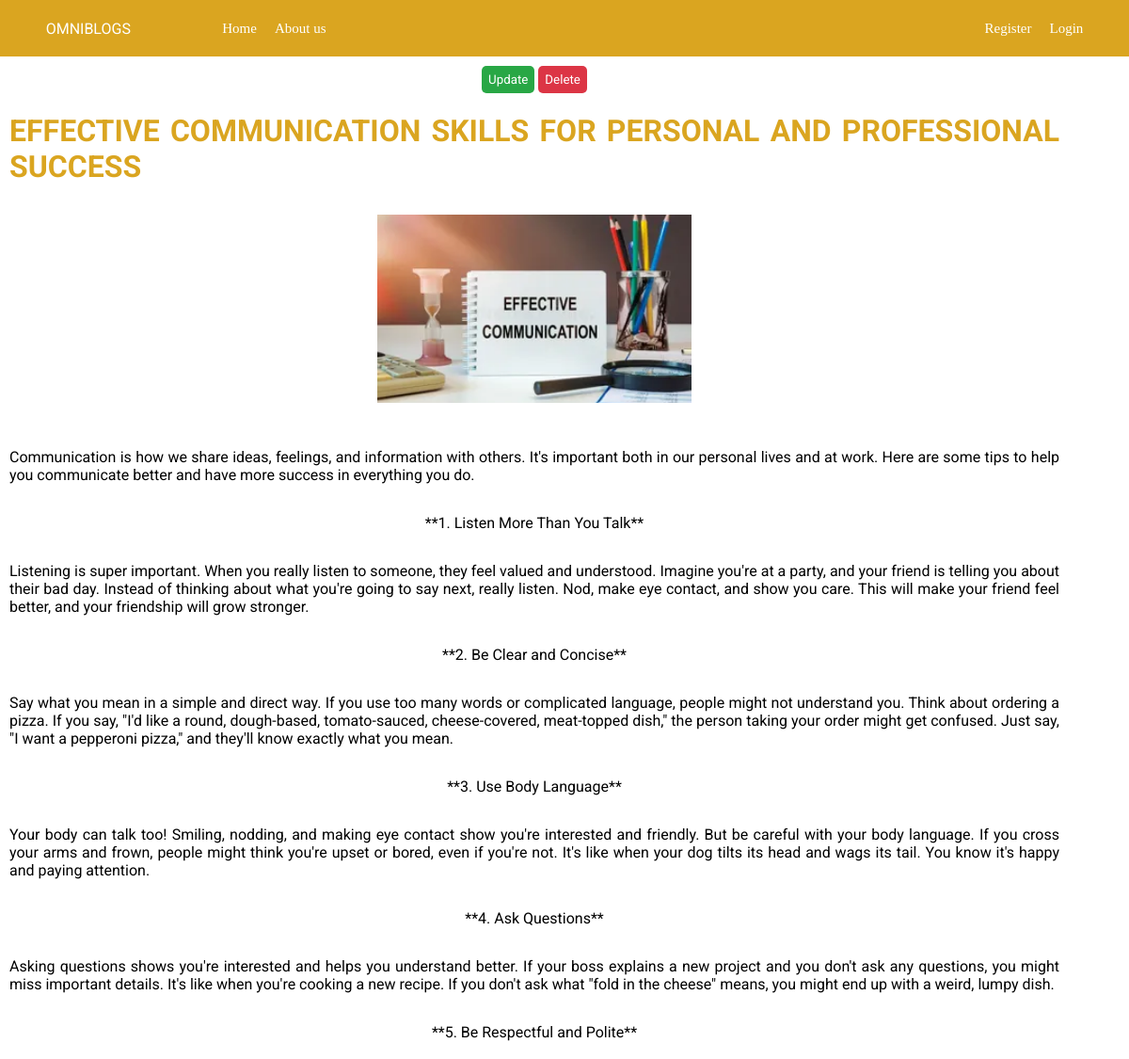
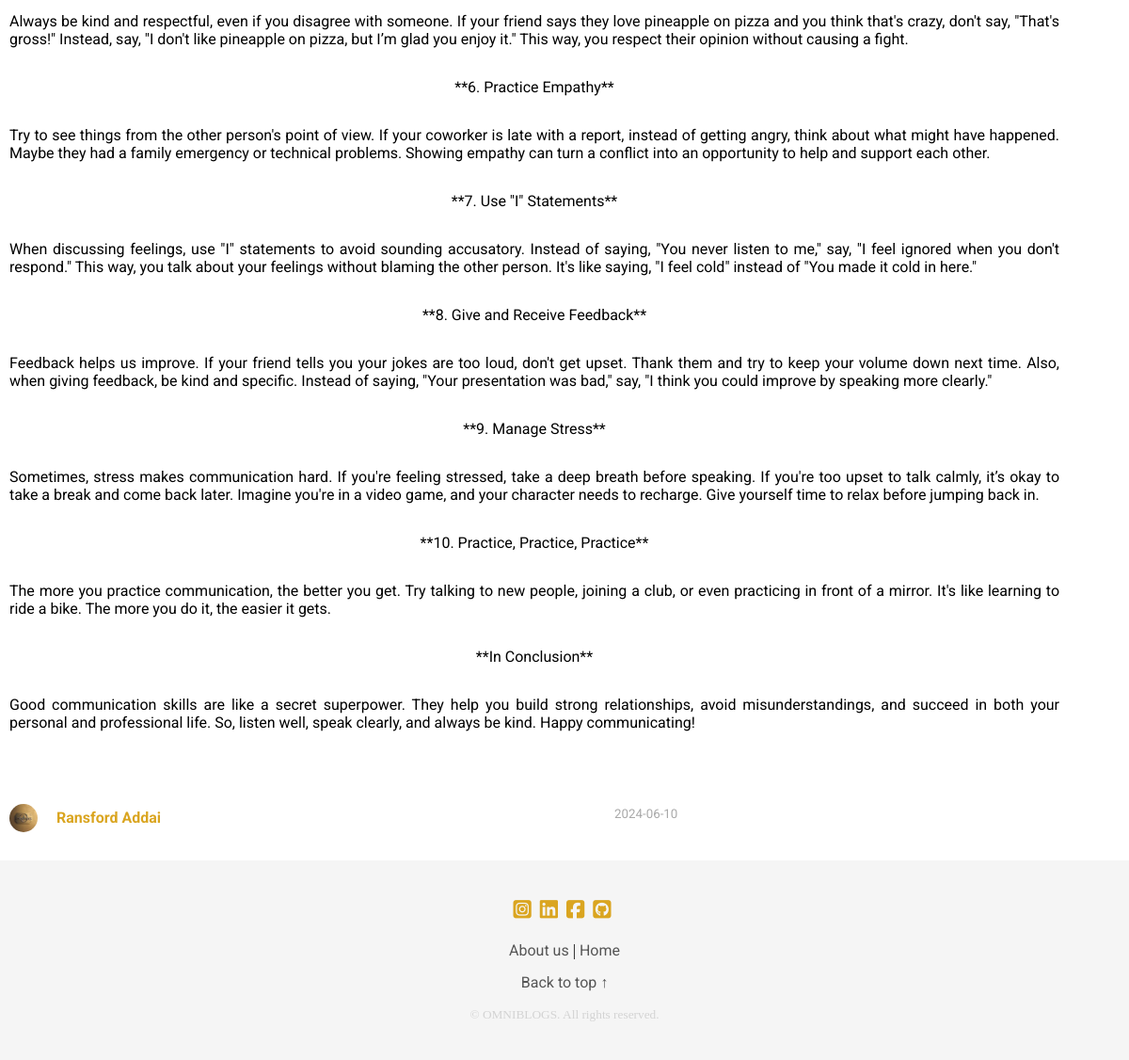
The page /post/12 on the database its author committed (2 pictures, top to bottom).
### flaskblog/models.py (models this page shows, shortened)
class Post(db.Model):
    id = db.Column(db.Integer, primary_key=True)
    title=db.Column(db.String(100), nullable=False)
    content=db.Column(db.Text, nullable=False)
    image_file = db.Column(db.String(20), nullable=False, default='default_post.jpg')
    date_posted=db.Column(db.DateTime, nullable=False, default=datetime.utcnow)
    user_id=db.Column(db.Integer, db.ForeignKey('user.id'), nullable=False)

class User(db.Model, UserMixin):
    id = db.Column(db.Integer, primary_key=True)
    username=db.Column(db.String(50), nullable=False, unique=True)
    email=db.Column(db.String(120), nullable=False, unique=True)
    image_file=db.Column(db.String(20), nullable=False, default='default.jpg')
    password=db.Column(db.String(100), nullable=False)
    author=db.relationship('Post', backref='author', lazy=True)

### flaskblog/posts/routes.py (the view)
@posts.route("/post/<int:post_id>", methods=['GET', 'POST'])
def post(post_id):
    post = Post.query.get_or_404(post_id)
    return render_template('post.html', title='Post', post=post)

### flaskblog/templates/post.html (shortened to what this page needs)
{% extends 'layout.html' %}
{% block content %}
    <div class="post-content-top" id="post-top">
            <div class="post-container">
                <div>
                    <button class="update-button"><a class="update-link" href="{{ url_for('posts.update_post', post_id=post.id) }}">Update</a></button>
                    <button class="del-confirm-button"><a class="del-confirm-link" href="{{ url_for('posts.delete_confirmation', post_id=post.id) }}">Delete</a></button>
                </div>
                <h1 class="posts-title">{{ post.title }}</h1>
                {% if post.image_file %}
                    <img class="posts-imaged" src="{{ url_for('static', filename='post_pics/' + post.image_file) }}" lazy="loading" alt="Post image">
                {% endif %}
                <p class="the-post-content">{{ post.content|safe }}</p>
                <div class="aut-dte-imgs">
                    <img src="{{ url_for('static', filename='profile_pics/' + post.author.image_file) }}" lazy="loading" class="posts-pro-pic" alt="Author Profile picture">
                    <div class="auts-container"><a href="{{ url_for('users.user_posts', username=post.author.username) }}" class="posts-aut">{{ post.author.username }}</a></div>
                    <div class="dates-container"><small class="posts-date">{{ post.date_posted.strftime('%Y-%m-%d') }}</small></div>
                </div>
            </div>
    </div>
    <footer>
        <div class="post-footer-container">
            <div class="home-social-channels">
                <a href="https://www.instagram.com/addai_325/" target="_blank" class="home-ig"><i class="fa-brands fa-square-instagram"></i></a>
                <a href="https://www.linkedin.com/in/ransford-addai-72b30b280/" class="home-In" target="_blank"><i class="fa-brands fa-linkedin"></i></a>
                <a href="https://web.facebook.com/ransford.addai.96" target="_blank" class="home-fb"><i class="fa-brands fa-square-facebook"></i></a>
                <a href="https://github.com/Addai325" target="_blank" class="home-github"><i class="fa-brands fa-square-github"></i></a>
            </div>
            <div class="home-nav-links">
                <a href="{{ url_for('main.about') }}" class="home-abt-lnk">About us</a>  |
                <a href="{{ url_for('main.home') }}" class="home-hme-lnk">Home</a>
                <a href="#post-top" class="home-bttop-link">Back to top &uarr;</a>
            </div>
            <div class="home-copyright">
                <small class="the-home-copyright">&copy; {{ curreny_year }} OMNIBLOGS. All rights reserved.</small>
            </div>
        </div>
    </footer>
{% endblock content %}

### flaskblog/static/home.css (style rules this page uses)
@media (min-width:769px) { body { margin: 0; } }
@media (min-width:769px) { .home-social-channels { margin-bottom: 20px; } }
@media (min-width:769px) { .home-fb,.home-In, .home-github, .home-ig { text-decoration: none; color: goldenrod; font-size: 22px; margin-right: 5px; } }
@media (min-width:769px) { .home-nav-links { margin-bottom: 15px; } }
@media (min-width:769px) { .home-abt-lnk , .home-hme-lnk, .home-bttop-link { text-decoration: none; color: #555; font-family: roboto; } }
@media (min-width:769px) { .home-bttop-link { display: block; margin-top: 15px; } }
@media (min-width:769px) { .the-home-copyright { color: lightgray; } }

### flaskblog/static/main.css (style rules this page uses)
@media (min-width:769px) { body { margin: 0; } }

### flaskblog/static/about.css (style rules this page uses)
@media (min-width:769px) { body { margin: 0; } }
@media (min-width:769px) { .home-social-channels { margin-bottom: 20px; } }
@media (min-width:769px) { .home-fb,.home-In, .home-github, .home-ig { text-decoration: none; color: goldenrod; font-size: 22px; margin-right: 5px; } }
@media (min-width:769px) { .home-nav-links { margin-bottom: 15px; } }
@media (min-width:769px) { .home-abt-lnk , .home-hme-lnk, .home-bttop-link { text-decoration: none; color: #555; font-family: roboto; } }
@media (min-width:769px) { .home-bttop-link { display: block; margin-top: 15px; } }
@media (min-width:769px) { .the-home-copyright { color: lightgray; } }

### flaskblog/static/register.css (style rules this page uses)
@media (min-width:769px) { body { margin: 0; } }

### flaskblog/static/login.css (style rules this page uses)
@media (min-width:769px) { body { margin: 0; } }

### flaskblog/static/account.css (style rules this page uses)
@media (min-width:769px) { body { margin: 0; } }

### flaskblog/static/create_post.css (style rules this page uses)
@media (min-width:769px) { body { margin: 0; } }

### flaskblog/static/post.css (style rules this page uses)
@media (min-width:769px) { body { margin: 0; } }
@media (min-width:769px) { .post-container { margin-top: 50px; border: none; width: 93%; margin-bottom: 0px; text-align: justify; background-color: white; display: flex; flex-direction: column; align-items: center; justify-content: center; padding-bottom: 30px; padding-left: 10px; padding-right: 10px; padding-top: 20px; font-family: roboto; } }
@media (min-width:769px) { .update-button { background-color: #28a745; border: none; padding: 7px; border-radius: 5px; cursor: pointer; } }
@media (min-width:769px) { .update-link { text-decoration: none; color: white; font-family: roboto, sans-serif; } }
@media (min-width:769px) { .del-confirm-button { background-color: #dc3545; border: none; padding: 7px; border-radius: 5px; cursor: pointer; } }
@media (min-width:769px) { .del-confirm-link { text-decoration: none; color: white; font-family: roboto, sans-serif; } }
@media (min-width:769px) { .posts-pro-pic { height: 30px; width: 30px; margin-top: 10px; border-radius: 15px; margin-right: 20px; } }
@media (min-width:769px) { .posts-aut { text-decoration: none; color: goldenrod; margin: 0 auto; margin-top: 10px; font-weight: bold; font-family: roboto, sans-serif; } }
@media (min-width:769px) { .posts-date { color: darkgray; margin-left: 10px; } }
@media (min-width:769px) { .posts-title { color: goldenrod; } }
@media (min-width:769px) { .aut-dte-imgs { display: flex; flex-direction: row; align-items: center; width: 100%; } }
@media (min-width:769px) { .posts-imaged { width: 30%; height: 200px; margin-top: 10px; object-fit: cover; } }
@media (min-width:769px) { .the-post-content { text-align: left; } }
@media (min-width:769px) { .auts-container { width: 100%; margin-right: 100px; margin-top: 10px; } }
@media (min-width:769px) { .dates-container { width: 100%; } }
@media (min-width:769px) { .post-footer-container { background-color: whitesmoke; padding: 40px; text-align: center; padding-bottom: 40px; margin-bottom: 0; } }
@media (min-width:769px) { .home-social-channels { margin-bottom: 20px; } }
@media (min-width:769px) { .home-fb,.home-In, .home-github, .home-ig { text-decoration: none; color: goldenrod; font-size: 22px; margin-right: 5px; } }
@media (min-width:769px) { .home-nav-links { margin-bottom: 15px; } }
@media (min-width:769px) { .home-abt-lnk , .home-hme-lnk, .home-bttop-link { text-decoration: none; color: #555; font-family: roboto; } }
@media (min-width:769px) { .home-bttop-link { display: block; margin-top: 15px; } }
@media (min-width:769px) { .the-home-copyright { color: lightgray; } }

### flaskblog/static/user_posts.css (style rules this page uses)
@media (min-width:769px) { body { margin: 0; } }

### flaskblog/static/errors.css (style rules this page uses)
@media (min-width:769px) { body { margin: 0; } }

### rows shown on the page
Post: title "EFFECTIVE COMMUNICATION SKILLS FOR PERSONAL AND PROFESSIONAL SUCCESS", image_file (picture), content "Communication is how we share ideas, feelings, and information with others. It's important both in our personal lives and at work. Here are some tips to help you communicate better and have more success in everything you do. **1. Listen More Than You Talk** Listening is super important. When you really listen to someone, they feel valued and understood. Imagine you're at a party, and your friend is telling you about their bad day. Instead of thinking about what you're going to say next, really listen. Nod, make eye contact, and show you care. This will make your friend feel better, and your friendship will grow stronger. **2. Be Clear and Concise** Say what you mean in a simple and direct…", date_posted "2024-06-10"
User: image_file (picture), author.username "Ransford Addai"
